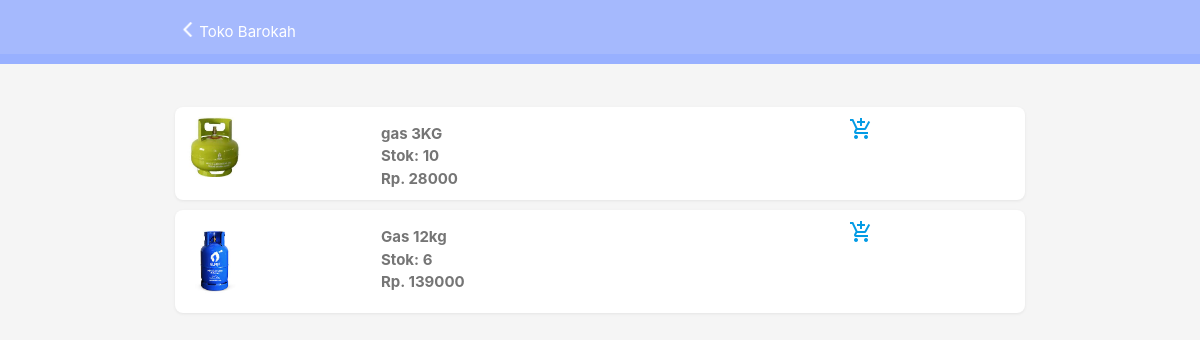
Page /index.php?p=detailtoko&id=1 (signed in) on the earlier database version.
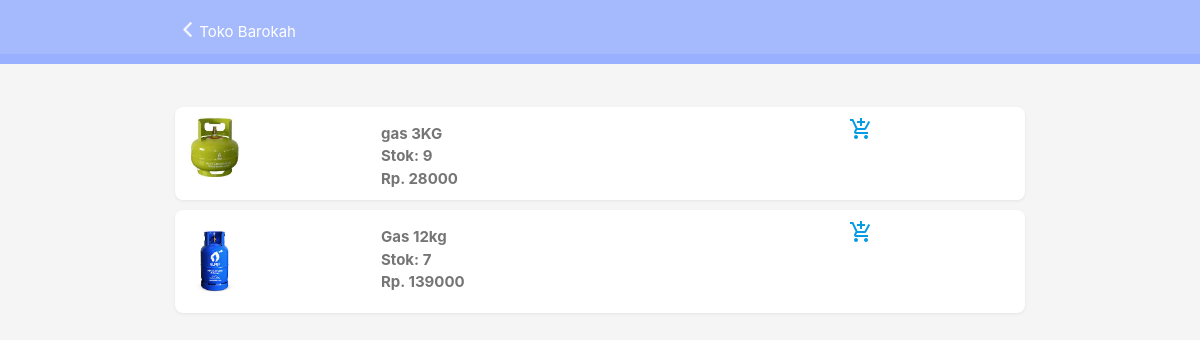
Same page on the later database version.
### tables this page shows
CREATE TABLE `produk` (
  `id_produk` int(11) NOT NULL,
  `id_toko` int(11) NOT NULL,
  `tanggal_produk` timestamp NOT NULL DEFAULT current_timestamp(),
  `nama_produk` varchar(50) NOT NULL,
  `harga_produk` int(11) NOT NULL,
  `foto_produk` varchar(100) NOT NULL,
  `stok_produk` int(11) NOT NULL
);

### user/detailtoko.php (the view, shortened to what this page needs)
<html lang="en">
<head>
    <link type="text/css" href="assets/css/materialize.min.css" rel="stylesheet">
    <link type="text/css" href="assets/css/styles.css" rel="stylesheet">
    <link type="text/css" href="assets/css/pwafirecard.css" rel="stylesheet">
</head>
<body class="grey lighten-4">
    <?php
						require "config/koneksi.php";
                            $id = $_GET['id'];
                            $db3 = mysqli_query($koneksi,"SELECT * FROM toko where id_toko=$id");
                $data3 = mysqli_fetch_assoc($db3);
					?>
    <?php
	if (isset($_SESSION["user_name"])) {?>
    <nav class="z-depth-0">
        <div class="nav-wrapper container">
            <span><a href="index.php?p=store"><img style="height:15px" src="assets/img/icon/back.png"
                        alt="recipe thumb"></a></span>
            <span align="center"><?php echo $data3['nama'] ?></span>
        </div>
    </nav>
    <br>
    <div class="recipes container grey-text text-darken-1">
            <?php
				$db2 = mysqli_query($koneksi,"SELECT * FROM produk where id_toko=$id");
            ?>
            <?php while($data2 = mysqli_fetch_assoc($db2)){?>
            <div class="card-panel recipe white row">
                <img src="toko/assets/img/produk/<?php echo $data2['foto_produk'] ?>" alt="recipe thumb">
                <div style="margin-left: 30px;" class="recipe-details">
                    <div class="recipe-title"><?php echo $data2['nama_produk'] ?></div>
                    <div class="recipe-title">Stok: <?php echo $data2['stok_produk'] ?></div>
                    <div class="recipe-title">Rp. <?php echo $data2['harga_produk'] ?></div>
                </div>
                <div class="right">
                    <a href="index.php?p=addcart&id=<?php echo $data2['id_produk'] ?>"><i class="material-icons">add_shopping_cart</i></a>
                </div>
            </div>
            <?php } ?>
        </div>
    <?php }?>
</body>
</html>

Differences in the rows shown:
changed produk "gas 3KG": stok_produk "10" → "9"
changed produk "Gas 12kg": stok_produk "6" → "7"
